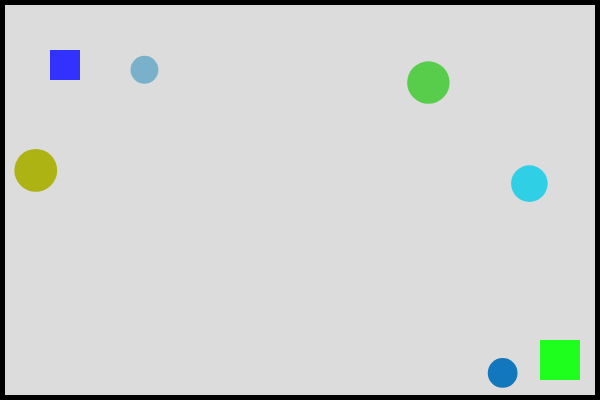
Frame 1 (no input)
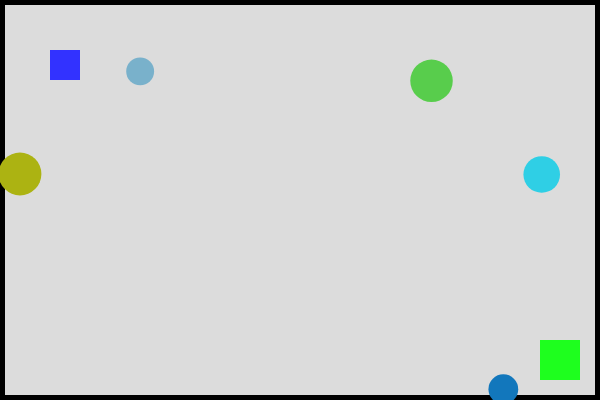
Frame 60 (no input)
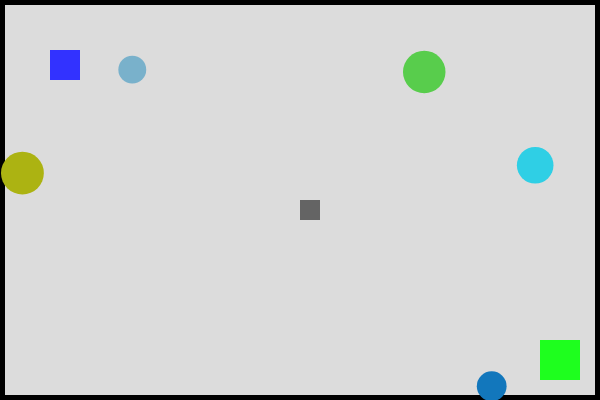
Frame 120 (the mouse pressed at the canvas centre since frame 60)

The p5.js sketch that drew these frames (run headless with seeded random() and noise() and a simulated clock; from frame 60 on, the mouse is pressed at the canvas centre):

// p5.js sketch
// ── sketch.js
let px, py;
let speed = 5;

let ox = [];
let oy = [];
let oSize = [];
let oColors = [];

let staticX = [];
let staticY = [];

function setup() {
  createCanvas(600, 400);
  px = 50;
  py = 50;

  for (let i = 0; i < 5; i++) {
    ox.push(random(width));
    oy.push(random(height));
    oSize.push(random(20, 50));
    oColors.push(color(random(255), random(255), random(255)));
  }
}

function draw() {
  background(220);

  drawBorder();
  drawExit();
  
  handlePlayer();
  handleObstacles();
  handleStaticOnes();
  
  checkWin();
}

function handlePlayer() {
  if (keyIsDown(UP_ARROW) || key === 'w') py -= speed;
  if (keyIsDown(DOWN_ARROW) || key === 's') py += speed;
  if (keyIsDown(LEFT_ARROW) || key === 'a') px -= speed;
  if (keyIsDown(RIGHT_ARROW) || key === 'd') px += speed;

  fill(50, 50, 255);
  rect(px, py, 30, 30);
}

function handleObstacles() {
  for (let i = 0; i < ox.length; i++) {
    ox[i] += random(-2, 2);
    oy[i] += random(-2, 2);

    if (ox[i] > width) ox[i] = 0;
    if (ox[i] < 0) ox[i] = width;
    if (oy[i] > height) oy[i] = 0;
    if (oy[i] < 0) oy[i] = height;

    fill(oColors[i]);
    ellipse(ox[i], oy[i], oSize[i]);
  }
}

function mousePressed() {
  staticX.push(mouseX);
  staticY.push(mouseY);
}

function handleStaticOnes() {
  fill(100);
  for (let i = 0; i < staticX.length; i++) {
    rect(staticX[i], staticY[i], 20, 20);
  }
}

function drawExit() {
  fill(30, 255, 30);
  rect(width - 60, height - 60, 40, 40);
}

function drawBorder() {
  noFill();
  stroke(0);
  strokeWeight(10);
  rect(0, 0, width, height);
  strokeWeight(1);
  noStroke();
}

function checkWin() {
  if (px > width - 70 && py > height - 70) {
    fill(0);
    textSize(50);
    textAlign(CENTER, CENTER);
    text("You Win!", width / 2, height / 2);
  }
}
